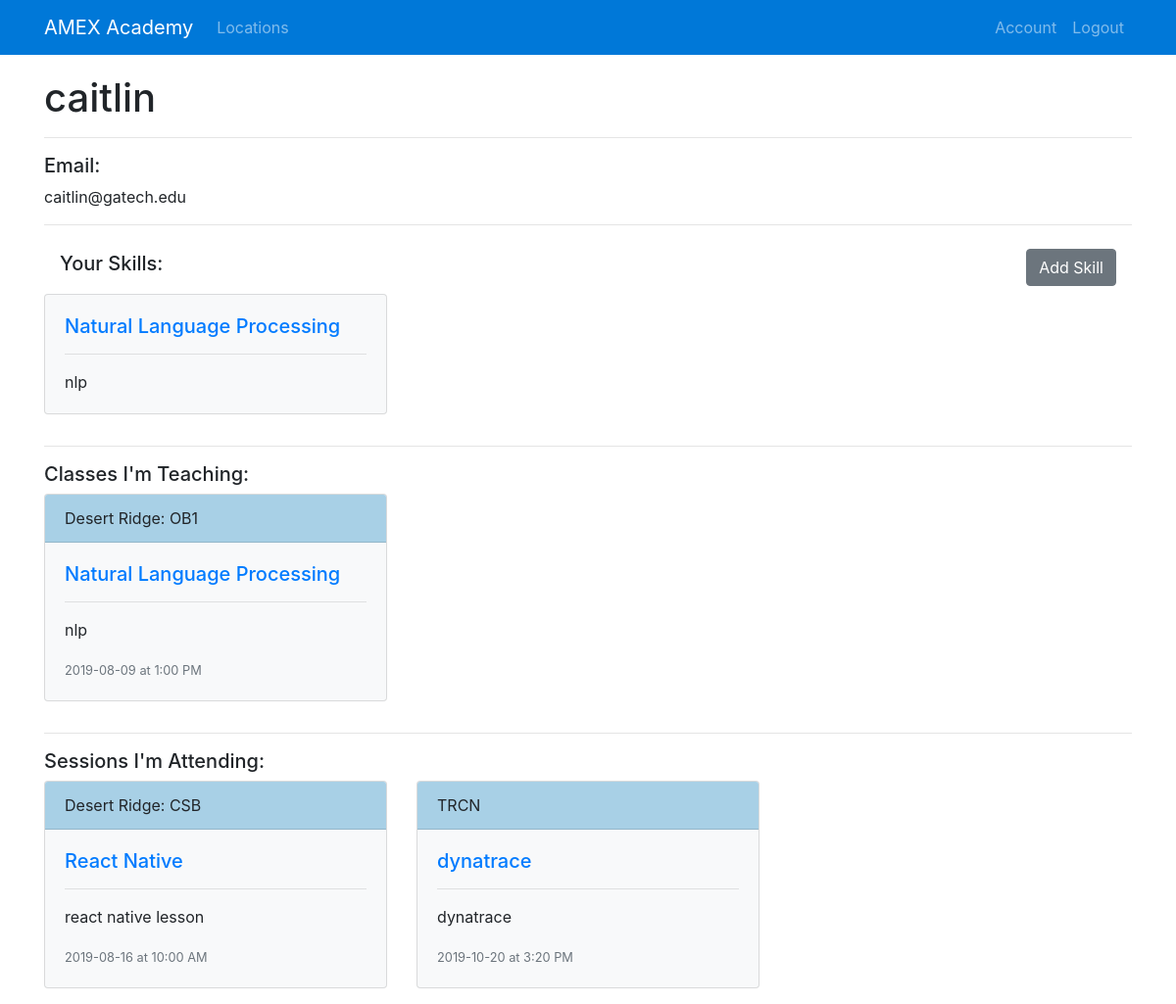
Page /account (signed in) on the committed database.
### academy/models.py (models this page shows, shortened)
class User(db.Model, UserMixin):
    id = db.Column(db.Integer, primary_key=True)
    username = db.Column(db.String(20), unique=True, nullable=False)
    email = db.Column(db.String(120), unique=True, nullable=False)
    password = db.Column(db.String(60), nullable=False)
    user_type = db.Column(db.String(20), nullable = False)
    description = db.Column(db.String(500))
    items = db.relationship('Item', backref="item", lazy=True)

class Skill(db.Model):
    id = db.Column(db.Integer, primary_key=True)
    name = db.Column(db.String(100), nullable=False)
    description = db.Column(db.Text, nullable=False)
    category = db.Column(db.String(30), nullable=False)
    user_id = db.Column(db.Integer, db.ForeignKey('user.id'), nullable=False)

class Item(db.Model):
    id = db.Column(db.Integer, primary_key=True)
    name = db.Column(db.String(100), nullable=False)
    description = db.Column(db.Text, nullable=False)
    category = db.Column(db.String(30), nullable=False)
    date = db.Column(db.DateTime, nullable=False)
    startTime = db.Column(db.Time, nullable=False)
    endTime = db.Column(db.Time, nullable=False)
    location_id = db.Column(db.Integer, db.ForeignKey('location.id'), nullable=False)
    user_id = db.Column(db.Integer, db.ForeignKey('user.id'), nullable=False)

class Location(db.Model):
    id = db.Column(db.Integer, primary_key=True)
    name = db.Column(db.String(100), nullable=False)
    address = db.Column(db.String(100), nullable=False)
    city = db.Column(db.String(100), nullable=False)
    state = db.Column(db.String(2), nullable=False)
    zip = db.Column(db.String(11), nullable=False)
    items = db.relationship('Item', backref='location', lazy=True)

### academy/routes.py (the view)
@app.route('/account')
@login_required
def account():
    skills = Skill.query.filter_by(user_id=current_user.id).all()
    items = Item.query.filter_by(user_id=current_user.id).all()
    attend = UserClass.query.filter_by(user_id=current_user.id).all()
    attends = []
    for user in attend:
        item = Item.query.get_or_404(user.item_id)
        if item not in attends:
            attends.append(item)
    return render_template('account.html', title="Account", items=items, skills=skills, attends=attends)

### academy/models.py (called while the page is built)
@login_manager.user_loader
def load_user(user_id):
    return User.query.get(int(user_id))

### academy/templates/account.html (shortened to what this page needs)
{% extends "layout.html" %}
{% block content %}
    <h1>{{ current_user.username }}</h1>
    <hr>
    <h5>Email:</h5>
    <p>{{ current_user.email }}</p>
    <hr>
    <nav class="navbar navbar-light bg-white">
        <h5>Your Skills:</h5>
        <form class="form-inline">
            <a class="btn btn-secondary" href="{{ url_for('add_skill')}}">Add Skill</a>
        </form>
    </nav>
    <div class="row">
    {% for skill in skills %}
        <div class="col-sm-4 mb-3">
            <div class="card bg-light">
              <div class="card-body">
                <h5><a href="{{ url_for('skill', skill_id=skill.id) }}">{{ skill.name }}</a></h5>
                <hr>
                <p class="card-text">{{ skill.description }}</p>
              </div>
            </div>
        </div>
    {% endfor %}
    </div>
    <hr>
    <h5>Classes I'm Teaching:</h5>
    <div class="row">
    {% for item in items %}
        <div class="col-sm-4 mb-3">
            <div class="card bg-light">
              <div class="card-header" style="background-color: #a8d0e6">{{ item.location.name }}</div>
              <div class="card-body">
                <h5><a href="{{ url_for('item', item_id=item.id) }}">{{ item.name }}</a></h5>
                <hr>
                <p class="card-text">{{ item.description }}</p>
                <p class="card-text"><small class="text-muted">{{ item.date.strftime('%Y-%m-%d') }} at {{item.startTime.strftime('%l:%M %p')}}</small></p>
              </div>
            </div>
        </div>
    {% endfor %}
    </div>
    <hr>
    <h5>Sessions I'm Attending:</h5>
    <div class="row">
    {% for item in attends %}
        <div class="col-sm-4 mb-3">
            <div class="card bg-light">
              <div class="card-header" style="background-color: #a8d0e6">{{ item.location.name }}</div>
              <div class="card-body">
                <h5><a href="{{ url_for('item', item_id=item.id) }}">{{ item.name }}</a></h5>
                <hr>
                <p class="card-text">{{ item.description }}</p>
                <p class="card-text"><small class="text-muted">{{ item.date.strftime('%Y-%m-%d') }} at {{item.startTime.strftime('%l:%M %p')}}</small></p>
              </div>
            </div>
        </div>
    {% endfor %}
    </div>
{% endblock content %}

### rows in the picture
User: username "caitlin", email "caitlin@gatech.edu"
Skill: name "Natural Language Processing", description "nlp"
Item: location.name "Desert Ridge: OB1", name "Natural Language Processing", description "nlp", date "2019-08-09", startTime "1:00 PM"
Item: location.name "Desert Ridge: CSB", name "React Native", description "react native lesson", date "2019-08-16", startTime "10:00 AM"
Item: location.name "TRCN", name "dynatrace", description "dynatrace", date "2019-10-20", startTime "3:20 PM"
